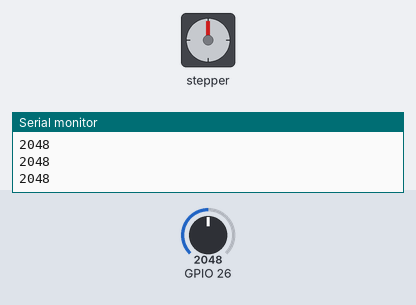
Recording of a sketch running on a simulated ESP32. Parts: stepper motor, the last lines printed to the serial monitor. The test bench sets the inputs (shaded band); at power-on: GPIO 26 = 2048. Stepper angles assume 2048 steps per turn.

Above: at 1.3 s.
1.4 s: GPIO 26 set to 12
2.9 s: GPIO 26 set to 9
At 3.47 s:
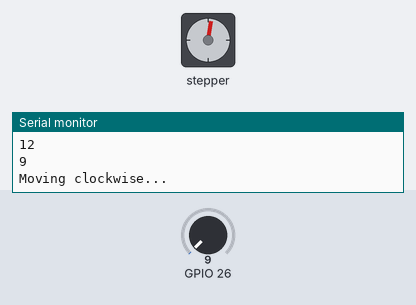
At 4.8 s:
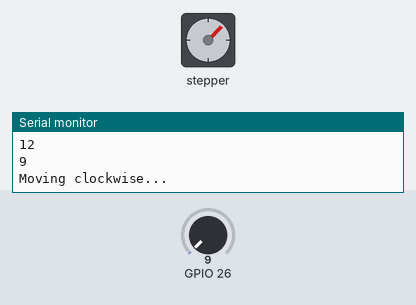
5.9 s: GPIO 26 set to 491
At 6.52 s:
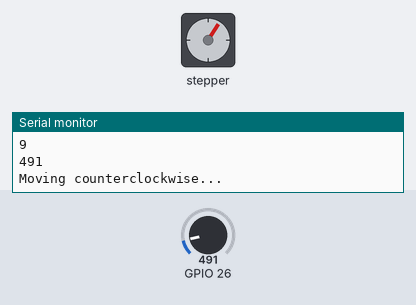
Timing chart, 0 to 9.0 s (numbered marks = the images above; inputs shaded):
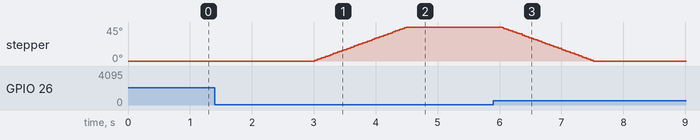

The sketch:

WaterDispenser.ino
```cpp
#include <Stepper.h> //引入步進馬達函示庫

const int stepsPerRevolution = 2048;  //此馬達轉一圈為2048步
const int RPM = 5; //馬達旋轉速度
int incomingByte;

//宣告Stepper物件，的步數和引腳
//引角依序對應驅動版的1N1、1N3、1N2、1N4
Stepper myStepper(stepsPerRevolution, 33, 14, 12, 27);

void setup() {
  Serial.begin(115200);
  myStepper.setSpeed(RPM);  //設定馬達轉速
  pinMode(26, INPUT);
}
int s = 0;
int ps = 0;
void loop() {
int input = analogRead(26);
  Serial.println(input);
  if(input>10){
    s = 0;
  }else{
    s = 1;
  }
  if (s == 1 && ps == 0) {
        Serial.println("Moving clockwise...");
        myStepper.step(stepsPerRevolution/8);
        delay(50);
        ps = 1;
      }
      else
      if (s == 0 && ps == 1) {
        Serial.println("Moving counterclockwise...");
        myStepper.step(-stepsPerRevolution/8);
        delay(50);
        ps = 0;
      }
  delay(500);
}
```

Measured:
- the behaviour switches between 11 and 10 on GPIO 26 (found by bisection; images 0 and 1)
- after the input at 2.9 s, stepper: turns 45° clockwise in 1.5 s, starting after 0.12 s
- after the input at 5.9 s, stepper: turns 45° counter-clockwise in 1.5 s, starting after 0.15 s
